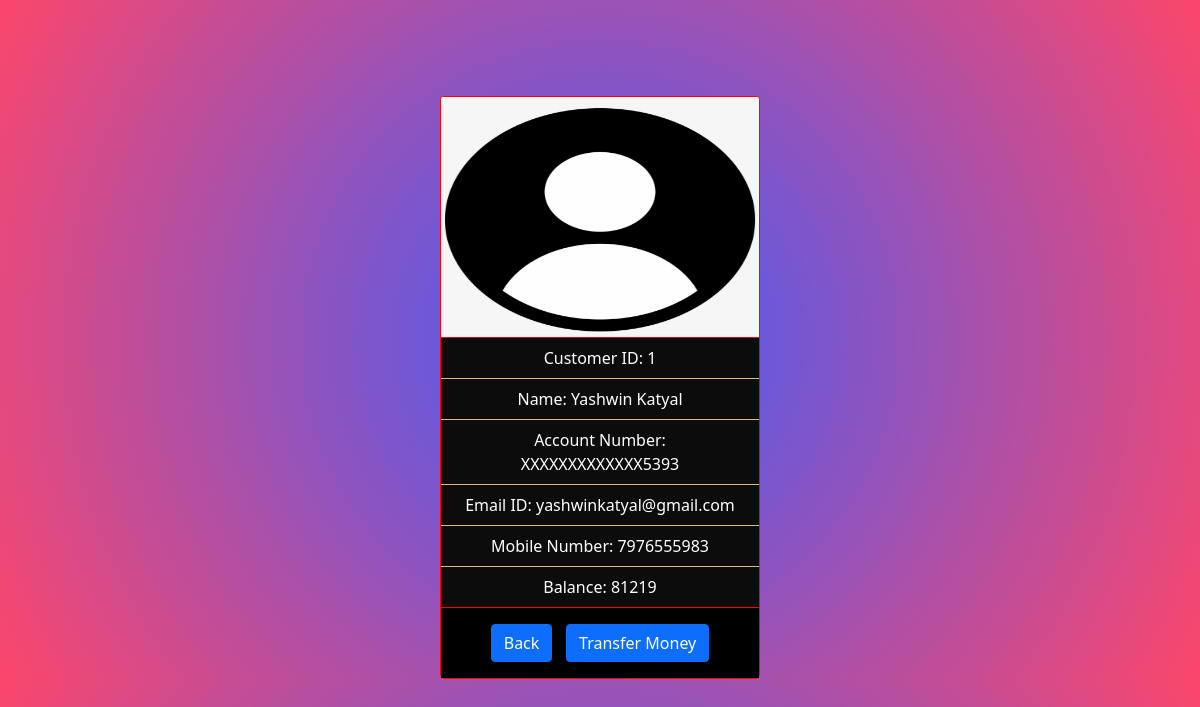
The app's page /profile.php/?id=1 with its own data.
### tables this page shows
CREATE TABLE `customers` (
  `id` int(255) NOT NULL,
  `name` varchar(255) NOT NULL,
  `account_no` varchar(255) NOT NULL,
  `email` varchar(255) NOT NULL,
  `mobile` varchar(255) NOT NULL,
  `balance` decimal(6,0) NOT NULL
);

### profile.php (the view, shortened to what this page needs)
<!DOCTYPE html>
<html lang="en">
<head>
    <?php include 'BS_AOS_link.php' ?>
</head>
<body>
  <?php
    include 'connection.php';
    $select= "select * from customers";
    $query = mysqli_query($con,$select);
    while($res = mysqli_fetch_array($query)){
      if(isset($_GET['id']))
      {
          if($_GET['id']==$res['id'])
          {
  ?>
            <div class="container1 col d-flex justify-content-center">
              <div class="card" style="width: 20rem;">
                <img src="../profileimg.png" class="card-img-top" alt="not">
                <ul class="list-group list-group-flush">
                    <li class="list-group-item">Customer ID: <?php echo $res['id']; ?></li>
                    <li class="list-group-item">Name: <?php echo $res['name']; ?></li>
                    <li class="list-group-item">Account Number: <?php echo $res['account_no']; ?></li>
                    <li class="list-group-item">Email ID: <?php echo $res['email']; ?></li>
                    <li class="list-group-item">Mobile Number: <?php echo $res['mobile']; ?></li>
                    <li class="list-group-item">Balance: <?php echo $res['balance']; ?></li>
                </ul>
                <div class="card-body text-center">
                  <a href="../customers.php"> <button type="button" class="btn btn-primary btn1">Back</button></a>
                  <a href="../transfer.php/?name=<?php echo $res['name'];?>"> <button type="button" class="btn btn-primary">Transfer Money</button></a>
                </div>
              </div>
            </div>
            <?php
              }}}
            ?>
</body>
</html>

### records on screen
customers: id "1", name "Yashwin Katyal", account_no "XXXXXXXXXXXXX5393", email "yashwinkatyal@gmail.com", mobile "7976555983", balance "81219"
